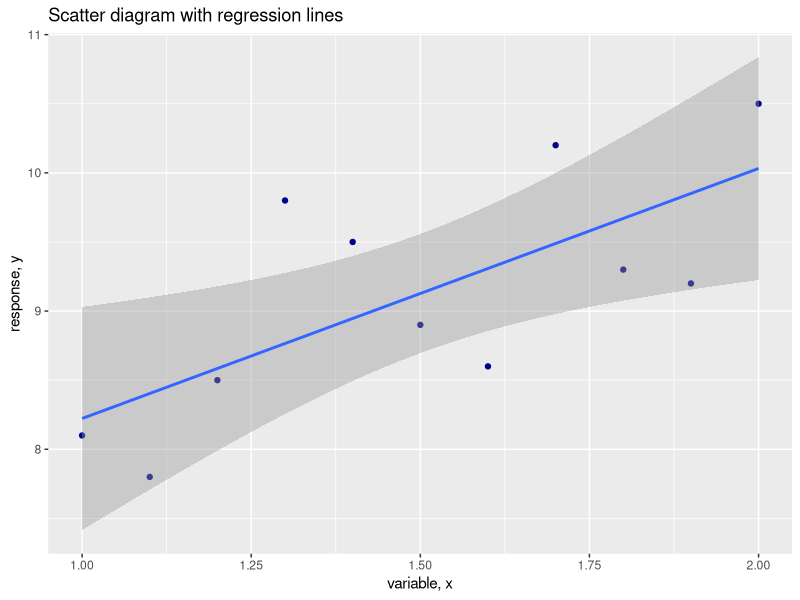

This chart was generated by the following R code:
# prepare the tools
library(ggplot2)

dem_11_1_to_11_13 <- function(st_data, nd_data, st_name, nd_name) {
    x_length <- length(st_data)
    y_length <- length(nd_data)
    if (x_length != y_length) {
        return("the length is not equals")
    } else {
        # construct the data frames
        df_xy <- data.frame(st_name = st_data, 
                            nd_name = nd_data)
        print(lm(formula = nd_name~st_name, data = df_xy))
        # visualize
        plt <- ggplot(df_xy, aes(st_name, nd_name)) +
            geom_point(color = "darkblue") +
            geom_smooth(method = lm, formula = "y~x") +
            ggtitle("Scatter diagram with regression lines") +
            xlab("variable, x") +
            ylab("response, y")
        # glimpse of data
        names(df_xy)[1] <- st_name
        names(df_xy)[2] <- nd_name
        View(df_xy)
        print(summary(df_xy))
        plt
    }
}

# prepare the data
temperature_ <- c(
    1.0, 1.1, 1.2, 1.3, 1.4, 1.5, 1.6, 1.7,
    1.8, 1.9, 2.0
)
converted_sugar <- c(
    8.1, 7.8, 8.5, 9.8, 9.5, 8.9, 8.6, 10.2,
    9.3, 9.2, 10.5
)

dem_11_1_to_11_13(
    temperature_, converted_sugar,
    "Temperature", "ConvertedSugar"
)
